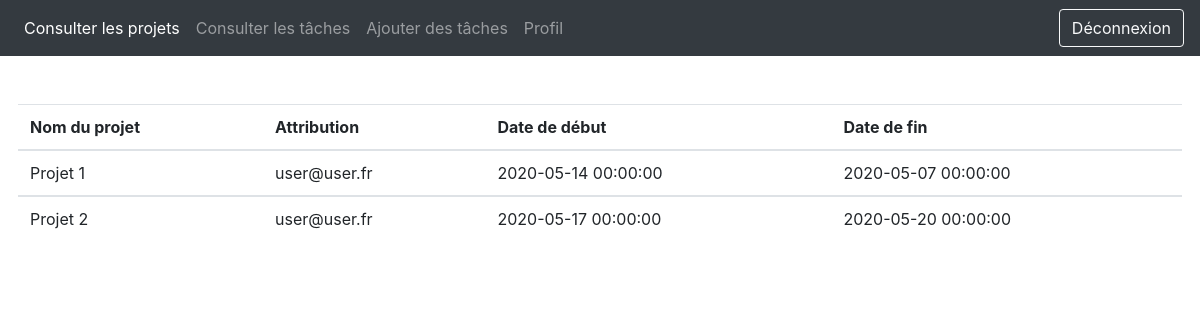
/interface/list_projet_user.php (signed in), run on the app's committed database.
### tables this page shows
CREATE TABLE `projet` (
  `id` int(11) NOT NULL,
  `nom_projet` varchar(255) DEFAULT NULL,
  `attribution` varchar(100) DEFAULT NULL,
  `date_debut` datetime DEFAULT NULL,
  `date_fin` datetime DEFAULT NULL
);

### fonctionnalite/connexion.php (called while the page is built, shortened)
<?php
class connexion
{
    public function __construct($servname, $dbname, $user, $pass)
    {
        $this->dbco = new PDO("mysql:host=$servname;dbname=$dbname", $user, $pass);
        $this->dbco->setAttribute(PDO::ATTR_ERRMODE, PDO::ERRMODE_EXCEPTION);
        return $this->dbco;
    }
}

### fonctionnalite/gradeUser.php (the view)
<?php
class gradeUser
{
    private $connection;
    public function __construct(connexion $connexion)
    {
        $this->connection = $connexion->dbco;
    }
    public function listProject($traduction)
    {
        $login = $_SESSION['login'];
        $requeteSql = "SELECT `id`, `nom_projet`, `attribution`, `date_debut`, `date_fin` FROM `projet` WHERE `attribution` = '$login';";
        $sth = $this->connection->prepare($requeteSql);
        $sth->execute();
        $result = $sth->fetchAll(\PDO::FETCH_ASSOC);
        echo "<center><div style='max-width: 97%;'><table class='table table-hover'><thead>
          <tr>
              <th scope='col'>" . $traduction['LIST_PROJET']['TABLEAU_PROJET_NOM'] . "</th>
              <th scope='col'>" . $traduction['LIST_PROJET']['TABLEAU_PROJET_ATTRIBUTION'] . "</th>
              <th scope='col'>" . $traduction['LIST_PROJET']['TABLEAU_PROJET_DATE_DEBUT'] . "</th>
              <th scope='col'>" . $traduction['LIST_PROJET']['TABLEAU_PROJET_DATE_FIN'] . "</th>
              </tr></thead>";
        foreach ($result as $row) {
            $nom_projet = $row['nom_projet'];
            $attribution = $row['attribution'];
            $date_debut = $row['date_debut'];
            $date_fin = $row['date_fin'];
            echo "<tbody><tr>
            <td>$nom_projet</td>
            <td>$attribution</td>
            <td>$date_debut</td>
            <td>$date_fin</td>
            </tr></tbody>";
        }
        echo "</table></div>";
    }
}

### interface/list_projet_user.php (shortened to what this page needs)
<link rel="stylesheet" href="https://stackpath.bootstrapcdn.com/bootstrap/4.5.0/css/bootstrap.min.css"
>
<!DOCTYPE HTML>
<html>
<body>
<?php
include "header_user.php";
include "../fonctionnalite/connexion.php";
include "../fonctionnalite/gradeUser.php";
$listProject = new gradeUser($dbco);
$listProject->listProject($traduction);
?>
</body>
</html>

### interface/header_user.php (shortened to what this page needs)
<head>
</head>
<nav class="navbar navbar-expand-lg navbar-dark bg-dark">
    <div class="collapse navbar-collapse" id="navbarNav">
        <ul class="navbar-nav">
            <?php
            $nomDeLaPageEnCours = basename($_SERVER['REQUEST_URI'], ".php");
            if ($nomDeLaPageEnCours === "list_projet_user") {
                echo '<li class="nav-item active">';
            } else {
                echo '<li class="nav-item ">';
            }
            ?>
            <a class="nav-link"
               href="list_projet_user.php"><?php echo $traduction['HEADER']['PAGE_CONSULTER_PROJETS'] ?></a>
            </li>
            <?php
            $nomDeLaPageEnCours = basename($_SERVER['REQUEST_URI'], ".php");
            if ($nomDeLaPageEnCours === "list_taches") {
                echo '<li class="nav-item active">';
            } else {
                echo '<li class="nav-item ">';
            }
            ?>
            <a class="nav-link" href="list_taches.php"><?php echo $traduction['HEADER']['PAGE_CONSULTER_TACHES'] ?></a>
            </li>
            <?php
            $nomDeLaPageEnCours = basename($_SERVER['REQUEST_URI'], ".php");
            if ($nomDeLaPageEnCours === "add_taches") {
                echo '<li class="nav-item active">';
            } else {
                echo '<li class="nav-item ">';
            }
            ?>
            <a class="nav-link" href="add_taches.php"><?php echo $traduction['HEADER']['PAGE_AJOUTER_TACHES'] ?></a>
            </li>
            <?php
            $nomDeLaPageEnCours = basename($_SERVER['REQUEST_URI'], ".php");
            if ($nomDeLaPageEnCours === "profile" or $nomDeLaPageEnCours === "modification_password") {
                echo '<li class="nav-item active">';
            } else {
                echo '<li class="nav-item ">';
            }
            ?>
            <a class="nav-link" href="profile.php"><?php echo $traduction['HEADER']['PAGE_PROFIL'] ?></a>
            </li>
        </ul>
    </div>
    <a href='logout.php'>
        <button class='btn btn-outline-light my-2 my-sm-0'
                type='submit'><?php echo $traduction['HEADER']['BOUTON_DECONNEXION'] ?></button>
    </a>
</nav>
<br><br>

### data on the page
projet: nom_projet "Projet 1", attribution "user@user.fr", date_debut "2020-05-14 00:00:00", date_fin "2020-05-07 00:00:00"
projet: nom_projet "Projet 2", attribution "user@user.fr", date_debut "2020-05-17 00:00:00", date_fin "2020-05-20 00:00:00"

### other printed values
$traduction['HEADER']['PAGE_CONSULTER_PROJETS'] "Consulter les projets"
$traduction['HEADER']['PAGE_CONSULTER_TACHES'] "Consulter les tâches"
$traduction['HEADER']['PAGE_AJOUTER_TACHES'] "Ajouter des tâches"
$traduction['HEADER']['PAGE_PROFIL'] "Profil"
$traduction['HEADER']['BOUTON_DECONNEXION'] "Déconnexion"
$traduction['LIST_PROJET']['TABLEAU_PROJET_NOM'] "Nom du projet"
$traduction['LIST_PROJET']['TABLEAU_PROJET_ATTRIBUTION'] "Attribution"
$traduction['LIST_PROJET']['TABLEAU_PROJET_DATE_DEBUT'] "Date de début"
$traduction['LIST_PROJET']['TABLEAU_PROJET_DATE_FIN'] "Date de fin"
